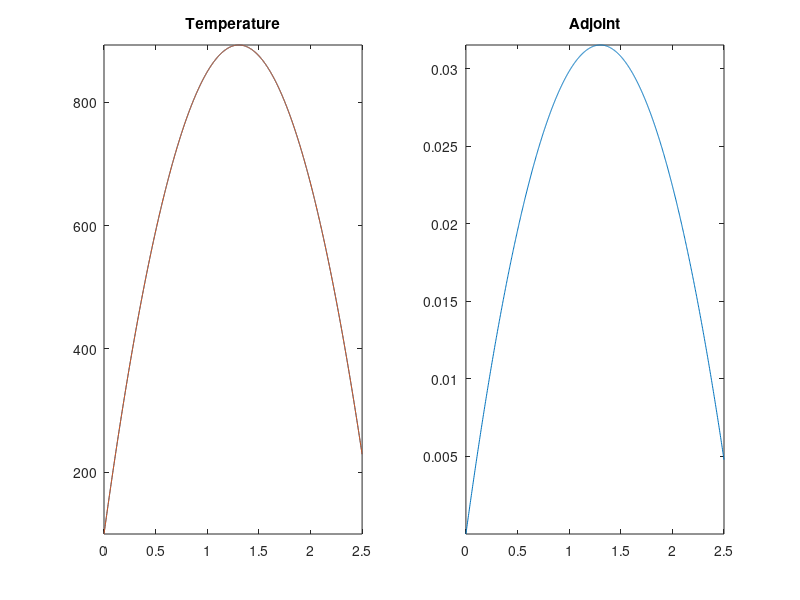

This figure's MATLAB source:
function hc_analytical
clc; close all;

% problem definition
a=0; b=2.5;
k=2150/200; q=10000; h=100; T_dir=100; T_inf=110;
% region of interest
x1=a; x2=b;
% qoi response. r is used in compute adjoint. fh_r is used for the QoI
% using fh_T. Always make sure that r and fh_r(x) are consistent!
r=1/(x2-x1);
fh_r = @(x) (x<x1).*0 + (x>=x1&x<x2).*r + (x>=x2).*0;
% 
do_plot = true;

%%%%%%%%%%%%%%%%%%%%%%%%%%%%%%%%%%%%%%%%%%%%%%%%%%%%%%%%%%
% solve forward problem for unperturbed temperature
%%%%%%%%%%%%%%%%%%%%%%%%%%%%%%%%%%%%%%%%%%%%%%%%%%%%%%%%%%
[fh_T,fh_dTdx] = compute_temperature(a,b,k,q,T_dir,h,T_inf);
% plot temperature
if do_plot
    x=linspace(a,b,1000);
    figure(1); subplot(1,2,1); plot(x,fh_T(x)); axis tight; title('Temperature');
end
% compute functional using forward solution
J_for = integral(@(x) fh_T(x).*fh_r(x),x1,x2);

%%%%%%%%%%%%%%%%%%%%%%%%%%%%%%%%%%%%%%%%%%%%%%%%%%%%%%%%%%
% solve adjoint problem
%%%%%%%%%%%%%%%%%%%%%%%%%%%%%%%%%%%%%%%%%%%%%%%%%%%%%%%%%%
phi_dir=0; phi_inf=0; 
[fh_phi,fh_dphidx] = compute_adjoint(a,b,x1,x2,k,r,phi_dir,h,phi_inf);
% plot adjoint
if do_plot
    subplot(1,2,2); plot(x,fh_phi(x)); axis tight; title('Adjoint');
end
% compute functional using adjoint
J_adj_vol = q * integral(fh_phi,a,b);
J_adj_dir = k*T_dir*fh_dphidx(a);
J_adj_rob = h*T_inf*fh_phi(b);
J_adj     = J_adj_vol + J_adj_rob + J_adj_dir;

%%%%%%%%%%%%%%%%%%%%%%%%%%%%%%%%%%%%%%%%%%%%%%%%%%%%%%%%%%
% QoI values
%%%%%%%%%%%%%%%%%%%%%%%%%%%%%%%%%%%%%%%%%%%%%%%%%%%%%%%%%%
fprintf('Unperturbed QoI values: \nForward %g\nAdjoint %g\n',J_for,J_adj);
fprintf('Splitting the adjoint values:\n\tvolume  \t%g\n\tRobin bc\t%g\n\tDirichlet bc\t%g\n',...
    J_adj_vol,J_adj_rob,J_adj_dir);

%%%%%%%%%%%%%%%%%%%%%%%%%%%%%%%%%%%%%%%%%%%%%%%%%%%%%%%%%%
% create perturbation 
%%%%%%%%%%%%%%%%%%%%%%%%%%%%%%%%%%%%%%%%%%%%%%%%%%%%%%%%%%
% save values
fh_T0 = fh_T; fh_dT0dx = fh_dTdx; J_for0 = J_for;
% save unperturbed parameters
k0=k; q0=q; h0=h; T_dir0=T_dir; T_inf0=T_inf;
% perturbed values
pert = 1e-1*0;
q     = q0     * (1 + pert*1); 
k     = k0     * (1 + pert*1);
h     = h0     * (1 + pert*1);
T_dir = T_dir0 * (1 + pert*1);
T_inf = T_inf0 * (1 + pert*1);
%
q1 = q-q0; h1 = h-h0; k1 = k-k0;
T_dir1=T_dir-T_dir0; T_inf1=T_inf-T_inf0;

%%%%%%%%%%%%%%%%%%%%%%%%%%%%%%%%%%%%%%%%%%%%%%%%%%%%%%%%%%
% solve forward problem for perturbed temperature
%%%%%%%%%%%%%%%%%%%%%%%%%%%%%%%%%%%%%%%%%%%%%%%%%%%%%%%%%%
[fh_T,fh_dTdx] = compute_temperature(a,b,k,q,T_dir,h,T_inf);
if do_plot
    subplot(1,2,1); hold all; plot(x,fh_T(x)); axis tight; hold off; 
end
J_for = integral(@(x) fh_T(x).*fh_r(x),x1,x2);
fprintf('\nPerturbed QoI values: \nForward %g\n',J_for);
% forward sensitivity
dJ_for = (J_for - J_for0)  ;
% verif
% [(J_for - J_for0) integral(@(x) T(x)-T0(x),x1,x2)]
%%%%%%%%%%%%%%%%%%%%%%%%%%%%%%%%%%%%%%%%%%%%%%%%%%%%%%%%%%
% adjoint-based sensitivity
%%%%%%%%%%%%%%%%%%%%%%%%%%%%%%%%%%%%%%%%%%%%%%%%%%%%%%%%%%
% sensivitiy due to heat source
dJ_adj_vol_src = q1 * integral(fh_phi,a,b);
% sensivitiy due to conductivity, first-order and exact
dJ_adj_vol_cond       = -k1 * integral(@(x) fh_dT0dx(x).*fh_dphidx(x),a,b);
dJ_adj_vol_cond_exact = -k1 * integral(@(x) fh_dTdx(x) .*fh_dphidx(x),a,b);
dJ_adj_dirichlet      = k0*fh_dphidx(a)*T_dir1;
dJ_adj_robin          = -h1*fh_T0(b)*fh_phi(b) + (h*T_inf-h0*T_inf0)*fh_phi(b);
dJ_adj_robin_exact    = -h1*fh_T(b) *fh_phi(b) + (h*T_inf-h0*T_inf0)*fh_phi(b);

dJ_adj       = dJ_adj_vol_src + dJ_adj_vol_cond       + dJ_adj_dirichlet +dJ_adj_robin      ;
dJ_adj_exact = dJ_adj_vol_src + dJ_adj_vol_cond_exact + dJ_adj_dirichlet +dJ_adj_robin_exact;

%%%%%%%%%%%%%%%%%%%%%%%%%%%%%%%%%%%%%%%%%%%%%%%%%%%%%%%%%%
% sensitivity values
%%%%%%%%%%%%%%%%%%%%%%%%%%%%%%%%%%%%%%%%%%%%%%%%%%%%%%%%%%
fprintf('Sensitivity values:\nForward: %g\n',dJ_for);
fprintf('Adjoint:\n');
fprintf('\tAll    \t\t%g\n',dJ_adj);
fprintf('\tAll E  \t\t%g\n',dJ_adj_exact);
fprintf('\tvol.src  \t%g\n',dJ_adj_vol_src);
fprintf('\tvol.cond \t%g\n',dJ_adj_vol_cond);
fprintf('\tvol.condE\t%g\n',dJ_adj_vol_cond_exact);
fprintf('\tDirichlet\t%g\n',dJ_adj_dirichlet);
fprintf('\tRobin bc \t%g\n',dJ_adj_robin);
fprintf('\tRobin bcE\t%g\n',dJ_adj_robin_exact);

return
end
%%%%%%%%%%%%%%%%%%%%%%%%%

function [fh_T,fh_dTdx] = compute_temperature(a,b,k,q,T_dir,h,T_inf)
% Problem statement: -d/dx(k.dT/dx) = q
%                    T(a) = T_dir
%                    -k.dT/dx|_b = h(T(b) - T_inf)
%
% Analytical solution:
%      T(x) = alpha (x-a)(x-b) + beta(x-b) + gamma
%      with alpha = -q/k/2

mat = [ (a-b) 1 ; k  h];
rhs = [T_dir;  q/2*(b-a) + h*T_inf];
coef = mat\rhs;

alpha = -q/k/2; beta = coef(1); gamma = coef(2);
% function handle for temperature
fh_T = @(x) alpha*(x-a).*(x-b) + beta*(x-b) + gamma;
% function handle for derivative of temperature
fh_dTdx = @(x) alpha*(2*x-a-b) + beta;

% varargout = cell(1,nargout);
% % function handle for T and dTdx
% varargout{1} = fh_T;
% varargout{2} = fh_dTdx;
% switch nargout
%     case {1,2}
%         % nothing to do
%     case 3
%         % value at x=a
%         varargout{3} = fh_T(b);
%     case 4
%         % value at x=b
%         varargout{3} = fh_T(b);
%         % value of derivative at at x=a
%         varargout{4} = alpha*(2*a-a-b)+beta;
%     otherwise
%         error('wrong nargout in compute T');
% end        

return
end
%%%%%%%%%%%%%%%%%%%%%%%%%

function [fh_phi, fh_dphidx] = compute_adjoint(a,b,x1,x2,k,r,phi_dir,h,phi_inf)
% Problem statement: -d/dx(k.dphi/dx) = r
%                    phi(a) = phi_dir
%                    -k.dphi/dx|_b = h(phi(b) - phi_inf)
%
% Analytical solution:
% if 3 regions (r(x).ne.0 only inside the domain [a,b]:
%    phi{1}(x) = alpha{1}(x-a) + beta{1}
%    phi{2}(x) = alpha{2}(x-x1)(x-x2) + beta{2}(x-x2) + gamma{2}
%    phi{3}(x) = alpha{3}(x-b) + beta{3}
% if 2 regions (case x1=a)
%    phi{1}(x) = alpha{1}(x-a)(x-x2) + beta{1}(x-a) + gamma{1}
%    phi{2}(x) = alpha{2}(x-b) + beta{2} 
% if 2 regions (case x2=b)
%    phi{1}(x) = alpha{1}(x-a) + beta{1}
%    phi{2}(x) = alpha{2}(x-x1)(x-b) + beta{2}(x-b) + gamma{2}
% if 1 region. same as solving for T routine

my_case='not_defined';

if ( abs(a-x1)<eps && abs(b-x2)<eps )
    my_case = 'both_bd';
end
if ( abs(a-x1)<eps && abs(b-x2)>eps )
    my_case = 'left_bd';
end
if ( abs(a-x1)>eps && abs(b-x2)<eps )
    my_case = 'right_bd';
end
if ( abs(a-x1)>eps && abs(b-x2)>eps )
    my_case = 'inside';
end
% fprintf('my case is %s\n',my_case);

% analytical solution
switch my_case
    case 'inside'
        % set up linear system
        mat = zeros(6,6); rhs = zeros(6,1);
        % coef = [ a1,b1,b2,g2,a3,b3]
        alpha2 = -r/k/2;
        % fill system
        % phi{1}(a) = phi_dir = beta{1}
        mat(1,2) = 1; rhs(1) = phi_dir;
        % -k dphi{3}dx(b) = h (phi{3}(b)-phi_inf)
        % - k a3 = h(b3-phi_inf)
        mat(2,5:6) = [k h ]; rhs(2) = h*phi_inf;
        % interfaces: values
        % phi{1}(x1) = phi{2}(x1)
        % a1(x1-a)+b1 = b2(x1-x2)+g2
        mat(3,1:4) = [(x1-a) 1 -(x1-x2) -1];
        % phi{2}(x2) = phi{3}(x2)
        % g2 = a3(x2-b) +b3
        mat(4,4:6) = [1 -(x2-b) -1];
        % interfaces: derivatives
        % a1 = a2(2x-x1-x2)+b2
        mat(5,1) = 1; mat(5,3) = -1; rhs(5)= alpha2*(x1-x2);
        % a3 = a2(2x-x1-x2)+b2
        mat(6,5) = 1; mat(6,3) = -1; rhs(6)=-alpha2*(x1-x2);
        % solve system
        coef = mat\rhs;
        % assign coefficients
        alpha1 = coef(1);
        beta1  = coef(2);
        beta2  = coef(3);
        gamma2 = coef(4);
        alpha3 = coef(5);
        beta3  = coef(6);
        % define solution per region
        phi{1} = @(x) alpha1*(x-a) + beta1;
        phi{2} = @(x) alpha2*(x-x1).*(x-x2) + beta2*(x-x2) + gamma2;
        phi{3} = @(x) alpha3*(x-b) + beta3;
        % create full-domain solution
        fh_phi = @(x) (x<x1).*phi{1}(x) + (x>=x1&x<x2).* phi{2}(x) + (x>=x2).*phi{3}(x);
        % define solution derivative per region
        dphi{1} = @(x) alpha1;
        dphi{2} = @(x) alpha2*(2*x-x1-x2) + beta2;
        dphi{3} = @(x) alpha3;
        % create full-domain solution
        fh_dphidx = @(x) (x<x1).*dphi{1}(x) + (x>=x1&x<x2).* dphi{2}(x) + (x>=x2).*dphi{3}(x);
        
    case 'left_bd'
        % set up linear system
        mat = zeros(4,4); rhs = zeros(4,1);
        % coef = [ b1,g1,a2,b2]
        alpha1 = -r/k/2;
        % fill system
        % phi{1}(a) = phi_dir = gamma{1}
        mat(1,2) = 1; rhs(1) = phi_dir;
        % -k dphi{2}dx(b) = h (phi{2}(b)-phi_inf)
        % - k a2 = h(b2-phi_inf)
        mat(2,3:4) = [k h ]; rhs(2) = h*phi_inf;
        % interfaces: values
        % phi{1}(x2) = phi{2}(x2)
        % b1(x2-a)+g1 = a2(x2-b)+b2
        mat(3,1:4) = [(x2-a) 1 -(x2-b) -1];
        % interfaces: derivative at x2
        % a1(2x-a-x2)+b1 = a1(x2-a)+b1 = a2
        mat(4,1) = 1; mat(4,3) = -1; rhs(4)= -alpha1*(x2-a);
        % solve system
        coef = mat\rhs;
        % assign coefficients
        beta1  = coef(1);
        gamma1 = coef(2);
        alpha2 = coef(3);
        beta2  = coef(4);
        % define solution per region
        phi{1} = @(x) alpha1*(x-a).*(x-x2) + beta1*(x-a) + gamma1;
        phi{2} = @(x) alpha2*(x-b) + beta2;
        % create full-domain solution
        fh_phi = @(x) (x<x2).*phi{1}(x)  + (x>=x2).*phi{2}(x);
        % define solution derivative per region
        dphi{1} = @(x) alpha1*(2*x-a-x2) + beta1;
        dphi{2} = @(x) alpha2;
        % create full-domain solution
        fh_dphidx = @(x) (x<x2).*dphi{1}(x) + (x>=x2).*dphi{2}(x);
        
    case 'right_bd'
%    phi{1}(x) = alpha{1}(x-a) + beta{1}
%    phi{2}(x) = alpha{2}(x-x1)(x-b) + beta{2}(x-b) + gamma{2}
       % set up linear system
        mat = zeros(4,4); rhs = zeros(4,1);
        % coef = [ a1,b1,b2,g2]
        alpha2 = -r/k/2;
        % fill system
        % phi{1}(a) = phi_dir = beta{1}
        mat(1,2) = 1; rhs(1) = phi_dir;
        % -k dphi{2}dx(b) = h (phi{2}(b)-phi_inf)
        % - k(a2(2x-x1-b)+b2) = h(g2-phi_inf)
        mat(2,3:4) = [k h ]; rhs(2) = -k*alpha2*(b-x1) + h*phi_inf;
        % interfaces: values
        % phi{1}(x1) = phi{2}(x1)
        % a1(x1-a)+b1 = b2(x1-b)+g2
        mat(3,1:4) = [(x1-a) 1 -(x1-b) -1];
        % interfaces: derivatives at x1
        % a1 = a2(2x-x1-b)+b2 = a2(x1-b)+b2
        mat(4,1) = 1; mat(4,3) = -1; rhs(4)= alpha2*(x1-b);
        % solve system
        coef = mat\rhs;
        % assign coefficients
        alpha1 = coef(1);
        beta1  = coef(2);
        beta2  = coef(3);
        gamma2 = coef(4);
        % define solution per region
        phi{1} = @(x) alpha1*(x-a) + beta1;
        phi{2} = @(x) alpha2*(x-x1).*(x-b) + beta2*(x-b) + gamma2;
        % create full-domain solution
        fh_phi = @(x) (x<x1).*phi{1}(x)  + (x>=x1).*phi{2}(x);
        % define solution derivative per region
        dphi{1} = @(x) alpha1;
        dphi{2} = @(x) alpha2*(2*x-x1-b);
        % create full-domain solution
        fh_dphidx = @(x) (x<x1).*dphi{1}(x) + (x>=x1).*dphi{2}(x);
                
    case 'both_bd'
        [fh_phi, fh_dphidx] = compute_temperature(a,b,k,r,phi_dir,h,phi_inf);
    otherwise
        error('unknown case %s',my_case);
end

return
end
%%%%%%%%%%%%%%%%%%%%%%%%%
